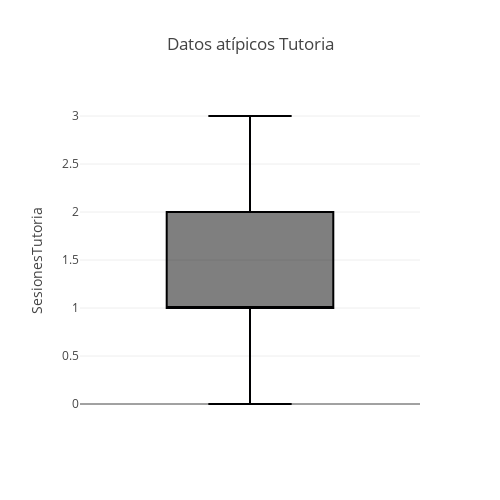

The cell this chart's notebook holds for it:
### Code cell
#Se define el cuartil 75 y se le resta el cuartil 25
iqr = df3['SesionesTutoria'].quantile(0.75) - df3['SesionesTutoria'].quantile(0.25)
#Desarrollamos filtros superior o inferior por lo general es el iqr por 1.5 pero se puede manejar el número
filtro_inferior = df3['SesionesTutoria'] > df3['SesionesTutoria'].quantile(0.25) - (iqr * 1.5)
filtro_superior = df3['SesionesTutoria'] < df3['SesionesTutoria'].quantile(0.75) + (iqr * 1.3)

df4 = df3[filtro_inferior & filtro_superior]

#Graficando el boxplot
fig = px.box(df4, y='SesionesTutoria', title='Datos atípicos Tutoria')
fig.update_layout(width=500,height=500) 
fig.show()

### Figure 1 — Plotly figure (JSON) as saved in the notebook; plotly's stock layout.template omitted (floating-point values rounded to 4 significant figures; data arrays with more than 128 entries replaced by an {"elided": "..."} marker saying what was removed)
{"data": [{"alignmentgroup": "True", "hovertemplate": "SesionesTutoria=%{y}<extra></extra>", "legendgroup": "", "marker": {"color": "#000001"}, "name": "", "notched": false, "offsetgroup": "", "orientation": "v", "showlegend": false, "type": "box", "x0": " ", "xaxis": "x", "y": {"elided": "6241 int values"}, "y0": " ", "yaxis": "y"}], "layout": {"boxmode": "group", "height": 500, "legend": {"tracegroupgap": 0}, "title": {"text": "Datos atípicos Tutoria"}, "width": 500, "xaxis": {"anchor": "y", "domain": [0, 1]}, "yaxis": {"anchor": "x", "domain": [0, 1], "title": {"text": "SesionesTutoria"}}}}
